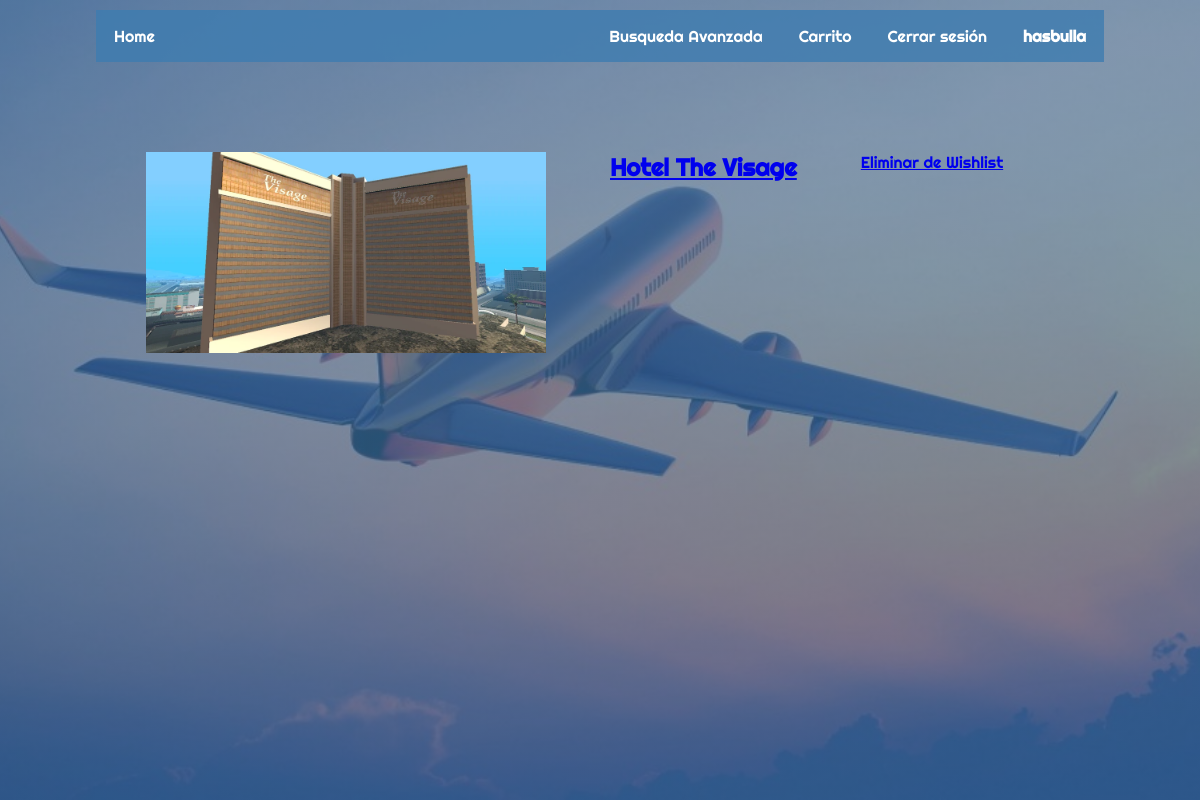
Page /PHP/wishlist.php (signed in) on the committed database.
### tables this page shows
CREATE TABLE `hotel` (
  `id_hotel` int(11) NOT NULL,
  `nombre` varchar(150) NOT NULL,
  `ciudad` int(11) NOT NULL,
  `precionoche` int(11) NOT NULL,
  `img` varchar(360) DEFAULT NULL,
  `estrellas` int(11) NOT NULL,
  `hab_totales` int(11) NOT NULL,
  `hab_disp` int(11) NOT NULL,
  `parking` tinyint(1) NOT NULL,
  `piscina` tinyint(1) NOT NULL,
  `lavanderia` tinyint(1) NOT NULL,
  `mascotas` tinyint(1) NOT NULL,
  `desayuno` tinyint(1) NOT NULL
);

### PHP/wishlist.php (the view, shortened to what this page needs)
<?php include 'header_template.php'; ?>
<br><br>
<div class="wish-container">
    <?php
        $userid = $_SESSION['id'];
        $query = "SELECT * FROM wishlist WHERE id_user=$userid";
        $result = mysqli_query($conn, $query);
        if($result) {
            while ($row = mysqli_fetch_assoc($result)) {
                echo "<div class='card'>";
                $ishotel = $row['ishotel'];
                if($ishotel){
                    $idhotel = $row['id_hotel'];
                    $hquery = "SELECT nombre, img FROM hotel WHERE id_hotel=$idhotel";
                    $hresult = mysqli_query($conn, $hquery);
                    if($hresult) {
                        while($hrow = mysqli_fetch_assoc($hresult)){
                            $hname = $hrow['nombre'];
                            $himg = $hrow['img'];
                            echo "<div class='image'>
                                    <img src='$himg' alt='$hname'>
                                  </div>";
                            echo "<div class='info'>";
                            echo "<a href='info.php?source=hotel&id=$idhotel'>";
                            echo "<h2>$hname</h2>";
                            echo "</a>";
                            echo "</div>";
                            echo "<div class='remove'>
                                    <a href='add_wishlist.php?itemid=$idhotel&ishotel=$ishotel'>Eliminar de Wishlist</a>
                                  </div>";
                        }
                    }
                }
                echo "</div>";
            }
        }
    ?>
</div>
<?php include 'footer_template.php'; ?>

### CSS/tempstyle.css (style rules this page uses)
* { margin: 0; padding: 0; box-sizing: border-box; font-family: Righteous; }
.container .card { display: flex; flex-direction: column; width: auto; text-align: center; padding: 50px; align-items: center; }
.wish-container { display: flex; flex-direction: column; align-items: flex-start; gap: 4em; }
.wish-container .card { display: flex; flex-direction: row; align-items: flex-start; gap: 4em; }
.wish-container .card .image img { max-height: auto; max-width: 400px; }

### rows in the picture
hotel: img (picture), nombre "Hotel The Visage"

### other values in the picture
$_SESSION["username"] "hasbulla"
